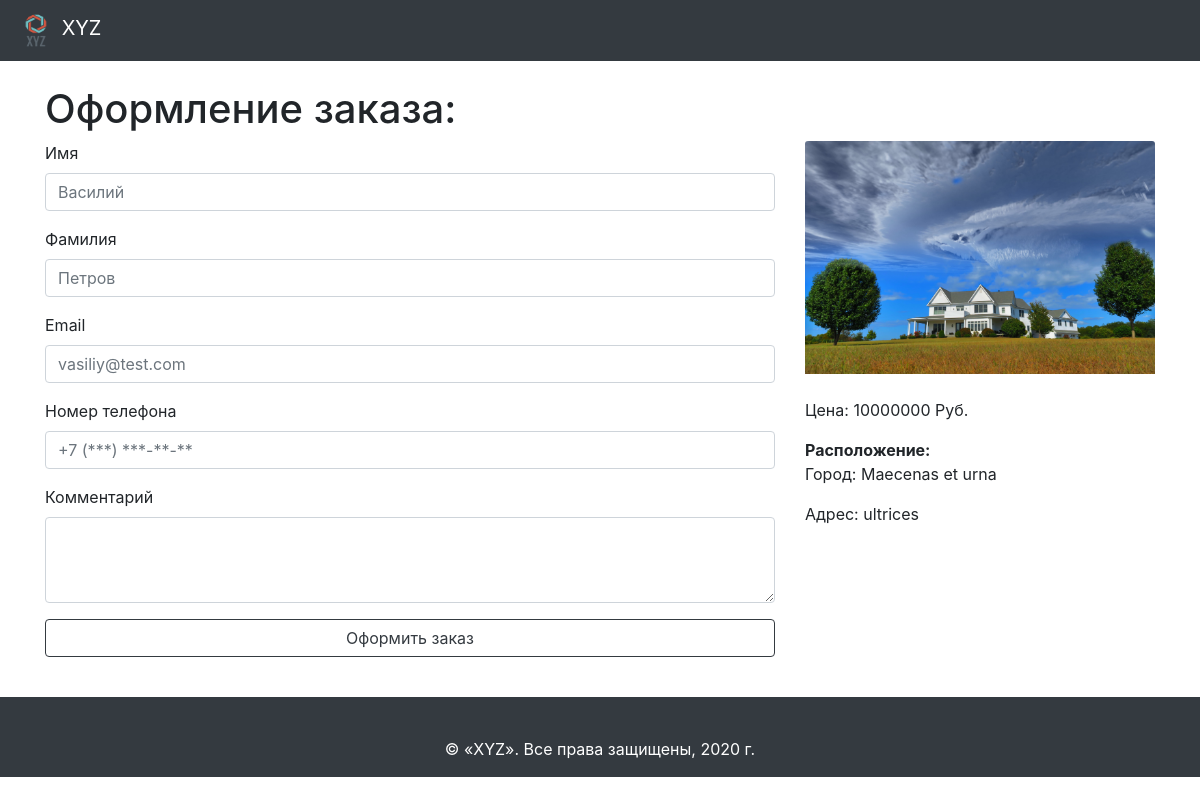
The page /order/coolhome on the database its author committed.
### store/models.py (models this page shows, shortened)
class Images(models.Model):
        name = models.CharField(max_length=100)
        product_id = models.ForeignKey('Products', on_delete=models.CASCADE, blank=True, null=True, verbose_name='Product_id')
        image = models.ImageField(upload_to='images/', blank=True)
        class Meta:
            verbose_name = 'Картинка'
            verbose_name_plural = 'Картинки'

class Products(models.Model):
    name = models.CharField(max_length=255,default="")
    slug = models.CharField(max_length=255,default="")
    visible = models.BooleanField(default=False)
    prior = models.IntegerField(default=0)
    seo_title = models.CharField(max_length=255, blank=True, null=True)
    seo_description = models.CharField(max_length=255, blank=True, null=True)
    seo_keywords = models.CharField(max_length=255, blank=True, null=True)
    h1 = models.CharField(max_length=255, blank=True, null=True)
    description = HTMLField()
    price = models.IntegerField()
    sale = models.IntegerField(default=0)
    city = models.CharField(max_length=255,default="")
    addres = models.CharField(max_length=255,default="")
    created = models.DateTimeField(auto_now=True)
    updated = models.DateTimeField(auto_now=True)
    class Meta:
        verbose_name='Товары'
        verbose_name_plural='Товары'

### store/views.py (the view)
# urls.py: path('order/<str:product_slug>', views.order, name='order'),
def order(request, product_slug):
    product = get_object_or_404(Products, slug=product_slug)
    product.images = Images.objects.filter(product_id=product.id)
    if product.sale:
    	product.sale_price = int( product.price - ( product.price / 100 * product.sale ) )
    return render(request, 'store/order.html', {
    	'item' : product
    })

### store/templates/store/order.html (shortened to what this page needs)
{% extends 'store/base.html' %}
{% load static %}
{% block page %}
	<h1>Оформление заказа:</h1>
	<div class="row">
		<div class="col-12 col-md-8">
			<form method="POST" action="/order/create/" name="user_info">{% csrf_token %}
				<div class="form-group">
					<label for="firstname">Имя</label>
					<input type="text" class="form-control" required id="firstname" name="firstname" placeholder="Василий">
				</div>
				<div class="form-group">
					<label for="lastname">Фамилия</label>
					<input type="text" class="form-control" required id="lastname" name="lastname" placeholder="Петров">
				</div>
				<div class="form-group">
					<label for="email">Email</label>
					<input type="email" class="form-control" required id="email" name="email" aria-describedby="emailHelp" placeholder="vasiliy@test.com">
				</div>
				<div class="form-group">
					<label for="phoneNumber">Номер телефона</label>
					<input type="text" class="form-control" required id="phoneNumber" name="phoneNumber" placeholder="+7 (***) ***-**-**" pattern="[\+]{0,1}[7,8]{1}[\s]{0,1}[\(]{0,1}[0-9]{3}[\)]{0,1}[\s]{0,1}[0-9]{3}[\-]{0,1}[0-9]{2}[\-]{0,1}[0-9]{2}">
				</div>
				<div class="form-group">
					<label for="comment">Комментарий</label>
					<textarea class="form-control" required id="comment" name="comment" rows="3"></textarea>
				</div>
				<div class="form-group">
					<button type="submit" class="btn btn-outline-dark btn-block">Оформить заказ</button>
				</div>
			</form>
		</div>
		<div class="col-12 col-md-4">
			<div>
				{% with item.images|first as image %}
		          {% if image.image %}
		            <img class="card-img-top" src="../media/{{ image.image }}" width="200" alt="Card image cap">
		          {% else %}
		            <img class="card-img-top" src="http://dummyimage.com/150x60/99cccc/ffffff.gif&text={{ product.name }}" width="200" height='300' alt="Card image cap">
		          {% endif %}
		        {% endwith %}
	        </div>
			<br>
			<div class="home-info">
				{% if item.sale_price %}
					<p>Старая цена: {{ item.price }} Руб.</p>
					<p>Скидка: {{ item.sale }}%</p>
					<p>Цена с учётом скидки: {{ item.sale_price }} Руб.</p>
				{% else %}
					<p>Цена: {{ item.price }} Руб.</p>
				{% endif %}
				<strong> Расположение: </strong>
				<p>Город: {{ item.city }}</p>
				<p>Адрес: {{ item.addres }} </p>
			</div>
		</div>
	</div>
{% endblock %}

### rows shown on the page
Images: image (picture)
Products: price "10000000", city "Maecenas et urna", addres "ultrices"
